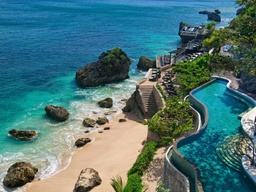
#> input picture A2_P1/InputData/7-Bali-Resorts-RIMBA-1.jpg, 256 x 192 px, shrunk from 1024 x 768 before the run
$ python Asg-2_MainScript_Part1.py
#> lines starting #> are read from the running program, lines starting #| are printed output that depends on the picture; after the words box and inside, x2 and y2 are one past the last pixel; in counts of white or black regions, pixels touching at a corner belong together
###########################################################
###########################################################
#### Part of the Semester Assignment of Benedikt Kurz #####
################# Module: Image Processing ################
##################### Department of Informatics ###########
######## E-Mail: benedikt.kurz002@stud.fh-dortmund.de #####
########## Registration Number: 21390260 ##################
###########################################################
###########################################################

import cv2;
import numpy as np
import random
import time
import skimage.measure as measure
import skimage.metrics
import matplotlib.pyplot as plt
import colorsys
import mpl_toolkits.mplot3d.axes3d as p3

# Read the file
# 1. Task: Read it as BGR and transform it into RGB
imageToUseName = './InputData/7-Bali-Resorts-RIMBA-1.jpg'
img_bgr = cv2.imread(imageToUseName)
#> img_bgr is the input picture: shape (192, 256, 3); mean B, G, R 118.9, 116.8, 76.7

width, height, _ = img_bgr.shape
#> width = 192; height = 256
array_length = width * height
#> array_length = 49152
k = 0

r_val = [0] * array_length
g_val = [0] * array_length
b_val = [0] * array_length

for i in range(width):
    for j in range(height):

        # Get the rgb values
        bgr_value_blue = img_bgr[i, j, 0]
        b_val[k] = bgr_value_blue

        bgr_value_green = img_bgr[i, j, 1]
        g_val[k] = bgr_value_green

        bgr_value_red = img_bgr[i, j, 2]
        r_val[k] = bgr_value_red

        k = k + 1
#> after the loop, b_val = 49152 items; g_val = 49152 items; k = 49152; r_val = 49152 items
        # print("Blue: " + str(bgr_value_blue)
        #	+ ", Green: " + str(bgr_value_green)
        #	+ ", Red: " + str(bgr_value_red))

img_rgb = cv2.cvtColor(img_bgr, cv2.COLOR_BGR2RGB)

cv2.imshow("RGB Image", img_rgb)
#cv2.resizeWindow("RGB Image", 480, 360)
cv2.waitKey()

# Plot the graph
fig = plt.figure()
ax = p3.Axes3D(fig)
ax.scatter(r_val, g_val, b_val, marker='o', facecolors=cv2.cvtColor(img_bgr, cv2.COLOR_BGR2RGB).reshape(-1,3)/255)

ax.set_xlabel('Red')
ax.set_ylabel('Green')
ax.set_zlabel('Blue')
rgb_distribution = fig.add_axes(ax)
#plt.show()
plt.savefig("./OutputData/rgb_distribution.jpg")
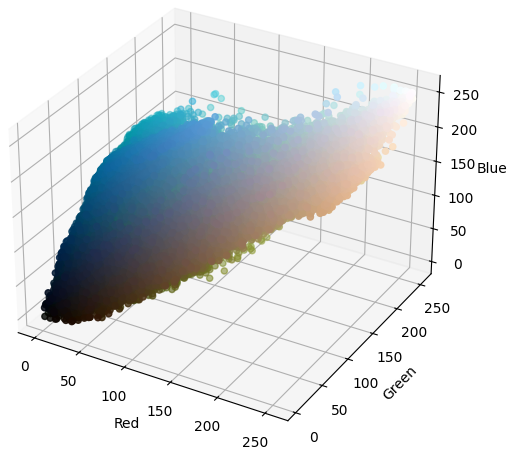
#> figure drawn by matplotlib, 1 panel


# 2. Task: Convert it to HSV

img_hsv = cv2.cvtColor(img_rgb, cv2.COLOR_BGR2RGB)

width, height, _ = img_rgb.shape

array_length = width * height
k = 0

h_val = [0] * array_length
s_val = [0] * array_length
v_val = [0] * array_length

for i in range(width):
    for j in range(height):
        # Get the rgb values
        bgr_value_blue = img_bgr[i, j, 0]
        bgr_value_green = img_bgr[i, j, 1]
        bgr_value_red = img_bgr[i, j, 2]
        hsv_val = colorsys.rgb_to_hsv(bgr_value_red, bgr_value_green, bgr_value_blue)

        h_val[k] = hsv_val[0]
        s_val[k] = hsv_val[1]
        v_val[k] = hsv_val[2]

        img_hsv[i][i] = hsv_val
        k = k + 1
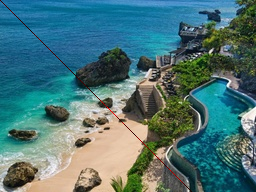
#> img_hsv: shape (192, 256, 3); 0.39% of pixels changed, all inside (x1, y1, x2, y2) = (0, 0, 192, 192)
#> after the loop, h_val = 49152 items; k = 49152; s_val = 49152 items; v_val = 49152 items


# Plot the graph
fig = plt.figure()
ax = p3.Axes3D(fig)
ax.scatter(h_val, s_val, v_val, marker='o', facecolors=cv2.cvtColor(img_hsv, cv2.COLOR_BGR2HSV).reshape(-1,3)/255)

ax.set_xlabel('Hue')
ax.set_ylabel('Saturation')
ax.set_zlabel('Value')
rgb_distribution = fig.add_axes(ax)
#plt.show()
plt.savefig("./OutputData/hsv_distribution.jpg")
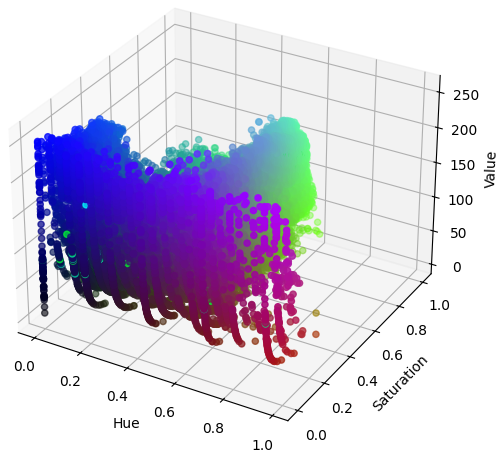
#> figure drawn by matplotlib, 1 panel


## Task 3: Present now the color channels
